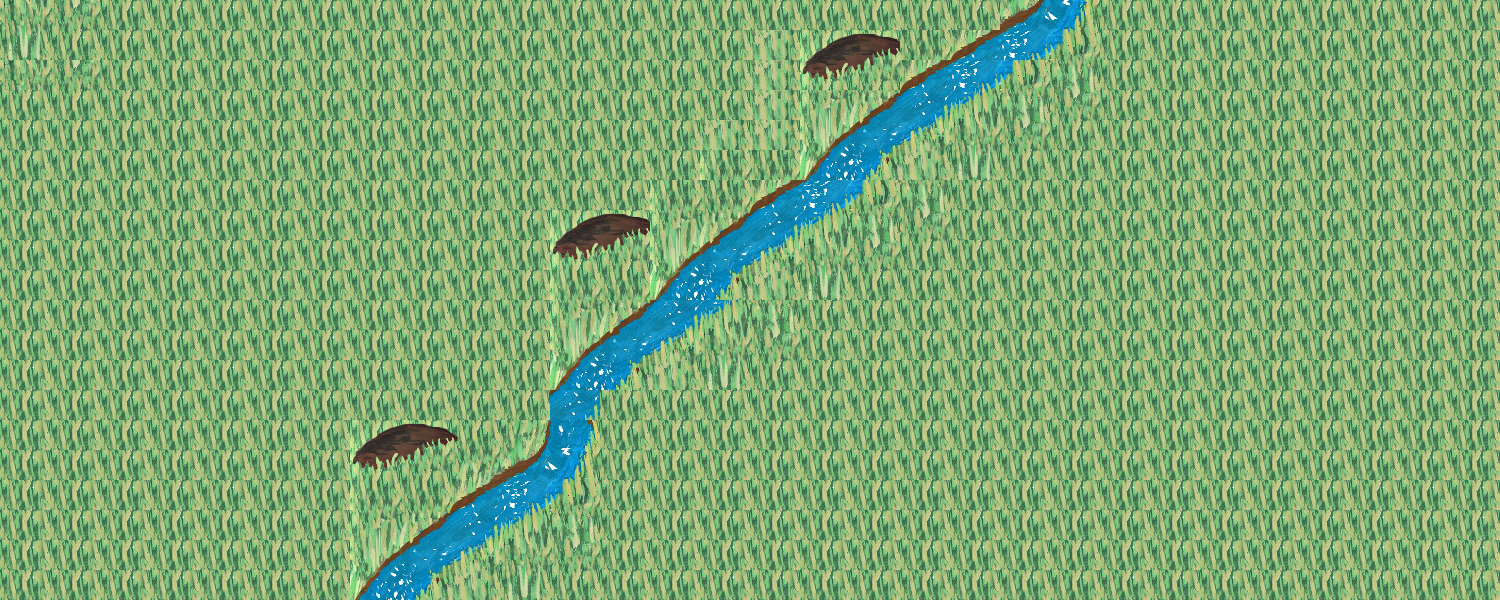

Tiled map render using the project's own tile images. Description and the whole map definition, tile-layer contents included, below:
An orthogonal 30x20 tile map with 50x30 px tiles, 1 tile layer (Tile Layer 1), 2 tilesets and 50 objects (43x tree, 3x ork, target, kael_start, river, ...).

<map version="1.10" tiledversion="1.11.2" orientation="orthogonal" renderorder="right-down" width="30" height="20" tilewidth="50" tileheight="30" infinite="0" nextlayerid="11" nextobjectid="160">
 <tileset firstgid="1" source="TilesetRiver.tsx" />
 <tileset firstgid="41" source="TilesTree.tsx" />
 <layer id="1" name="Tile Layer 1" width="30" height="20">
  <data encoding="csv">
34,35,40,40,40,40,40,40,40,40,40,40,40,40,40,40,40,40,40,40,19,20,40,40,40,40,40,40,40,40,
39,40,40,40,40,40,40,40,40,40,40,40,40,40,40,38,11,12,22,23,24,25,40,40,40,40,40,40,40,40,
34,35,40,40,40,40,40,40,40,40,40,40,40,40,40,38,16,17,23,24,25,30,40,40,40,40,40,40,40,40,
40,40,40,40,40,40,40,40,40,40,40,40,40,40,40,38,26,27,28,29,30,35,40,40,40,40,40,40,40,40,
40,40,40,40,40,40,40,40,40,40,40,40,40,40,38,38,31,32,33,34,35,40,40,40,40,40,40,40,40,40,
40,40,40,40,40,40,40,40,40,40,40,40,40,40,21,22,36,37,38,39,40,40,40,40,40,40,40,40,40,40,
40,40,40,40,40,40,40,40,40,40,40,40,40,21,22,23,24,25,30,40,40,40,40,40,40,40,40,40,40,40,
40,40,40,40,40,40,40,40,40,40,40,11,12,26,27,28,29,30,35,40,40,40,40,40,40,40,40,40,40,40,
40,40,40,40,40,40,40,40,40,40,40,16,17,31,32,33,34,35,40,40,40,40,40,40,40,40,40,40,40,40,
40,40,40,40,40,40,40,40,40,40,40,21,22,36,37,38,39,40,40,40,40,40,40,40,40,40,40,40,40,40,
40,40,40,40,40,40,40,40,40,40,40,26,27,28,29,30,40,40,40,40,40,40,40,40,40,40,40,40,40,40,
40,40,40,40,40,40,40,40,40,40,40,31,32,33,34,35,40,40,40,40,40,40,40,40,40,40,40,40,40,40,
40,40,40,40,40,40,40,40,40,40,40,36,37,38,39,40,40,40,40,40,40,40,40,40,40,40,40,40,40,40,
40,40,40,40,40,40,40,40,40,40,40,28,40,40,40,40,40,40,40,40,40,40,40,40,40,40,40,40,40,40,
40,40,40,40,40,40,40,11,12,13,14,15,40,40,40,40,40,40,40,40,40,40,40,40,40,40,40,40,40,40,
40,40,40,40,40,40,40,16,17,18,19,20,40,40,40,40,40,40,40,40,40,40,40,40,40,40,40,40,40,40,
40,40,40,40,40,40,40,21,22,23,24,25,40,40,40,40,40,40,40,40,40,40,40,40,40,40,40,40,40,40,
40,40,40,40,40,40,40,26,27,28,29,30,40,40,40,40,40,40,40,40,40,40,40,40,40,40,40,40,40,40,
40,40,40,40,40,40,40,31,32,33,34,35,40,40,40,40,40,40,40,40,40,40,40,40,40,40,40,40,40,40,
40,40,40,40,40,40,40,36,37,38,39,40,40,40,40,40,40,40,40,40,40,40,40,40,40,40,40,40,40,40
</data>
 </layer>
 <objectgroup id="7" name="Object Layer 1">
  <object id="12" name="tree" x="22.8404" y="509.067" width="43.6527" height="72.3035" />
  <object id="48" name="target" x="2.48942" y="1.65961" width="76.3422" height="87.1297" />
  <object id="74" name="ork" x="141.041" y="487.51" width="50.8342" height="84.4443" />
  <object id="76" name="kael_start" x="1467.96" y="463.657">
   <point />
  </object>
  <object id="94" name="tree" x="858.343" y="216.009" width="43.6527" height="41.6944" />
  <object id="104" name="ork" x="211.916" y="137.778" width="50.8342" height="84.4443" />
  <object id="105" name="ork" x="518.583" y="27.1112" width="50.8342" height="84.4443" />
  <object id="109" name="tree" x="279.507" y="511.848" width="43.6527" height="72.3035" />
  <object id="110" name="tree" x="6.17365" y="419.848" width="43.6527" height="72.3035" />
  <object id="111" name="tree" x="231.507" y="331.848" width="43.6527" height="72.3035" />
  <object id="112" name="tree" x="62.1736" y="407.848" width="43.6527" height="72.3035" />
  <object id="113" name="tree" x="170.174" y="41.1816" width="43.6527" height="72.3035" />
  <object id="114" name="tree" x="266.174" y="13.1816" width="43.6527" height="72.3035" />
  <object id="115" name="tree" x="470.174" y="211.848" width="43.6527" height="72.3035" />
  <object id="116" name="tree" x="28.8403" y="327.848" width="43.6527" height="72.3035" />
  <object id="117" name="tree" x="79.507" y="517.182" width="43.6527" height="72.3035" />
  <object id="118" name="tree" x="356.84" y="22.5149" width="43.6527" height="72.3035" />
  <object id="119" name="tree" x="1136.84" y="7.84825" width="43.6527" height="72.3035" />
  <object id="120" name="tree" x="1060.84" y="59.8482" width="43.6527" height="72.3035" />
  <object id="121" name="tree" x="1127.51" y="121.182" width="43.6527" height="72.3035" />
  <object id="122" name="tree" x="990.174" y="133.182" width="43.6527" height="72.3035" />
  <object id="123" name="tree" x="563.507" y="514.515" width="43.6527" height="72.3035" />
  <object id="124" name="tree" x="643.507" y="514.515" width="43.6527" height="72.3035" />
  <object id="125" name="tree" x="702.174" y="430.515" width="43.6527" height="72.3035" />
  <object id="126" name="tree" x="771.507" y="498.515" width="43.6527" height="72.3035" />
  <object id="127" name="tree" x="704.84" y="526.515" width="44.986" height="53.6368" />
  <object id="128" name="tree" x="508.174" y="543.848" width="38.3193" height="42.9701" />
  <object id="129" name="tree" x="768.174" y="93.1816" width="44.986" height="53.6368" />
  <object id="130" name="tree" x="1057.51" y="154.515" width="44.986" height="53.6368" />
  <object id="131" name="tree" x="910.84" y="154.515" width="44.986" height="53.6368" />
  <object id="132" name="tree" x="1184.26" y="112.567" width="43.6527" height="41.6944" />
  <object id="133" name="tree" x="1430.76" y="9.73909" width="43.6527" height="72.3035" />
  <object id="134" name="tree" x="1297.42" y="32.4057" width="43.6527" height="72.3035" />
  <object id="135" name="tree" x="1364.09" y="56.4062" width="43.6527" height="72.3035" />
  <object id="136" name="tree" x="1241.42" y="107.073" width="43.6527" height="72.3035" />
  <object id="137" name="tree" x="1308.76" y="128.406" width="44.986" height="53.6368" />
  <object id="138" name="tree" x="1199.42" y="19.0725" width="44.986" height="53.6368" />
  <object id="139" name="tree" x="1430.17" y="123.153" width="43.6527" height="41.6944" />
  <object id="146" name="tree" x="863.46" y="463.982" width="39.6712" height="65.7087" />
  <object id="147" name="tree" x="936.163" y="511.982" width="39.6712" height="65.7087" />
  <object id="148" name="tree" x="982.813" y="426.31" width="39.6712" height="65.7087" />
  <object id="149" name="tree" x="1075.16" y="518.774" width="39.6712" height="65.7087" />
  <object id="150" name="tree" x="1005.24" y="544.22" width="40.8829" height="48.7446" />
  <object id="151" name="tree" x="842.507" y="550.639" width="34.8242" height="39.0508" />
  <object id="152" name="tree" x="1183.51" y="188.486" width="43.6527" height="41.6944" />
  <object id="153" name="tree" x="1039.51" y="257.819" width="43.6527" height="41.6944" />
  <object id="155" name="tree" x="1378.17" y="252.486" width="43.6527" height="41.6944" />
  <object id="156" name="tree" x="1240.84" y="276.486" width="43.6527" height="41.6944" />
  <object id="158" name="river" x="359" y="582">
   <polygon points="0,0 165,-129 188,-192 256,-265 291,-286 355,-354 423,-401 477,-447 535,-497 627,-554 677,-582 732,-581 697,-527 589,-462 522,-413 484,-372 377,-307 373,-285 373,-278 344,-262 324,-244 281,-219 257,-187 249,-186 237,-153 229,-130 225,-111 218,-102 189,-76 138,-43 88,-12 79,-3 67,13 -8,15" />
  </object>
  <object id="159" name="exit_zone" x="1209.83" y="507.435" width="90" height="90" />
 </objectgroup>
</map>
